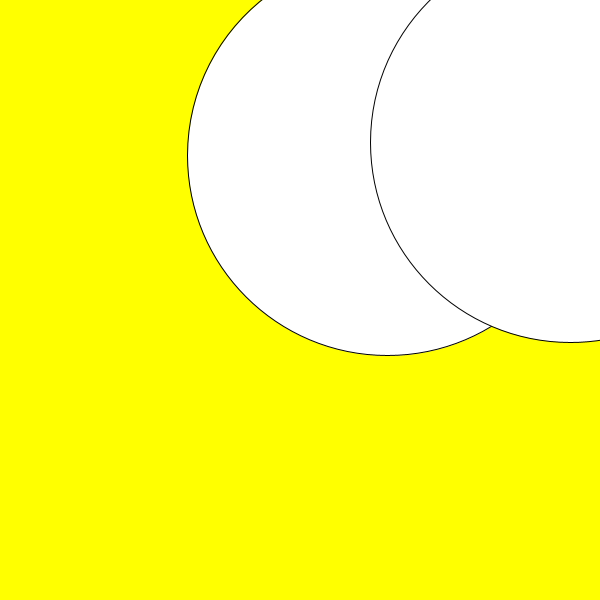
Frame 1 (no input)
Frame 60 (the mouse pressed at the canvas centre just before this capture): identical to frame 1, image omitted
Frame 120 (the mouse held since frame 60 and released just before this capture): identical to frame 1, image omitted

The Processing sketch that drew this single still picture (run headless with seeded random() and noise(); from frame 60 on, the mouse is pressed at the canvas centre):

// Processing sketch: click_to_small
// ── click_to_small.pde
float x1, y1, r1;
float x2, y2, r2;
void setup() {
  size(600, 600);
  x1 = random(width);
  y1 = random(width);
  r1 = 200;  
  x2 = random(width);
  y2 = random(width);
  r2 = 200;  // radius of the circle
}
void draw() {
  background(255, 255, 0);
  circle(x1, y1, 2*r1);
  circle(x2, y2, 2*r2);
}
void mouseReleased() {
  float d;
  d = distance(mouseX, mouseY, x1, y1);
  if (d<r1) r1 *= 0.5;
  d = distance(mouseX, mouseY, x2, y2);
  if (d<r1) r2 *= 0.5;
}
float distance(float a1, float b1, float a2, float b2) {
  float dis;
  dis = sqrt((a1-a2)*(a1-a2)+(b1-b2)*(b1-b2));
  return dis;
}
